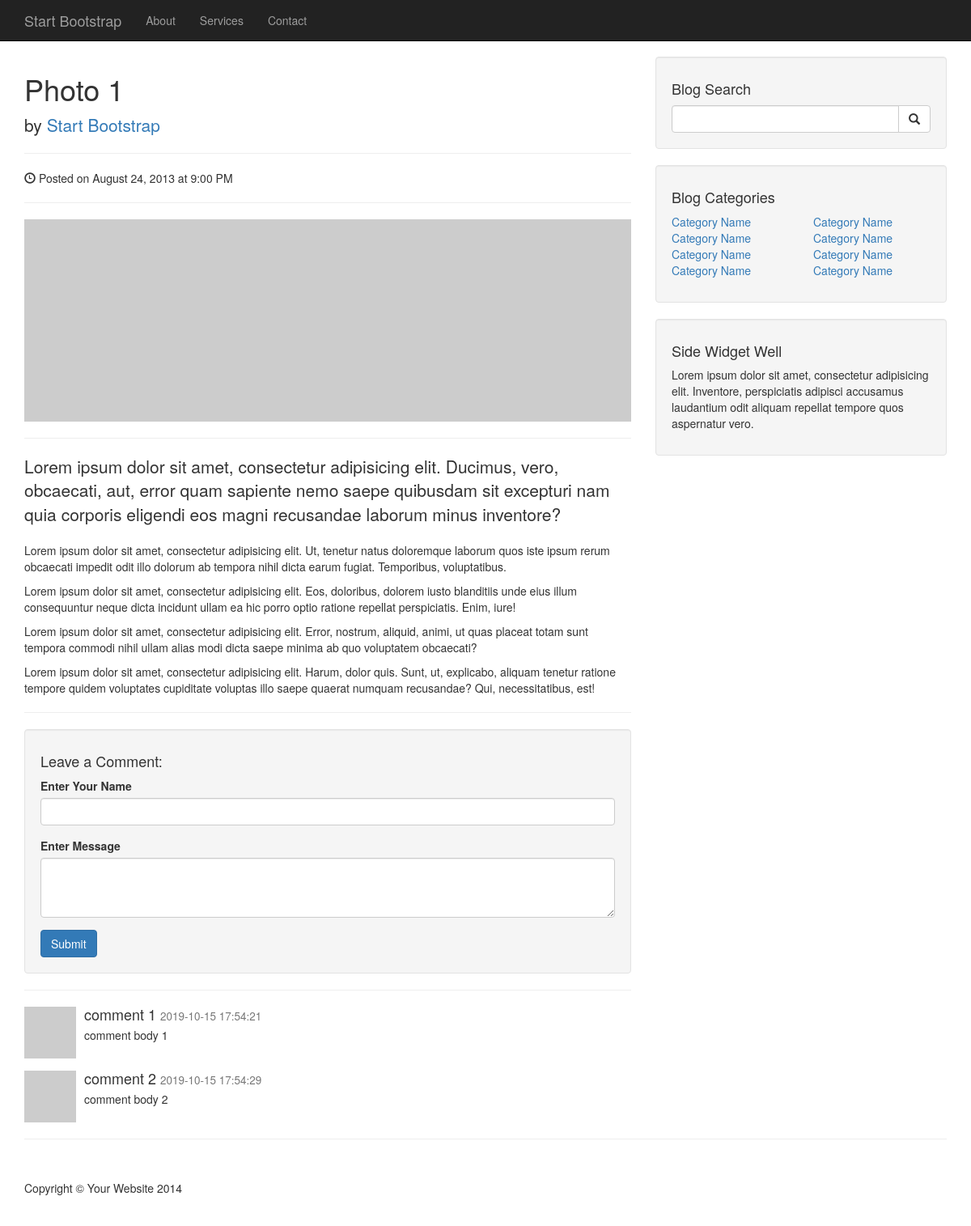
The app's page /photo.php?id=9 with its own data.
### tables this page shows
CREATE TABLE IF NOT EXISTS `photos` (
  `id` int(255) NOT NULL AUTO_INCREMENT,
  `title` varchar(255) NOT NULL,
  `description` text NOT NULL,
  `filename` varchar(255) NOT NULL,
  `caption` varchar(255) NOT NULL,
  `alternate_text` varchar(255) NOT NULL,
  `type` varchar(255) NOT NULL,
  `size` int(255) NOT NULL,
  PRIMARY KEY (`id`)
);

CREATE TABLE IF NOT EXISTS `comments` (
  `id` int(11) NOT NULL AUTO_INCREMENT,
  `photo_id` int(11) NOT NULL,
  `author` varchar(255) NOT NULL,
  `body` longtext NOT NULL,
  `datetime` datetime NOT NULL DEFAULT CURRENT_TIMESTAMP,
  PRIMARY KEY (`id`),
  KEY `photo_id` (`photo_id`)
);

### admin/includes/database.php (called while the page is built, shortened)
<?php
class Database{
	public $connection;
	public function open_db_connection(){
		$this->connection = new mysqli(DB_HOST,DB_USER,DB_PASS,DB_NAME);
	}
	public function query($sql){
		$result = $this->connection->query($sql);
		return $result;
	}
	public function escape_string($string){
		return $this->connection->real_escape_string(trim($string));
	}
}
$database = new Database();
?>

### admin/includes/db_object.php (called while the page is built, shortened)
<?php
class Db_object{
	public static function find_by_id($id){
	   $result_set_array = static::find_by_query("SELECT * FROM `".static::$db_table."` where `id` = '{$id}'");
	 return !empty($result_set_array) ? array_shift($result_set_array) : false;
	}
	public static function find_by_query($sql){
	    global $database;
		$result_set = $database->query($sql);
	    $object_array = array();
	    while($fh_row = mysqli_fetch_assoc($result_set)){
	        $object_array[]= static::instantiation($fh_row);
	    }
	    return $object_array;
	}
	public static function instantiation($the_record){
	   $thisObject = new $calling_class;
	    foreach($the_record as $the_attribute=>$value){
	        if($thisObject->has_the_attr($the_attribute)){
	                $thisObject->$the_attribute = $value;
	        }
	    }
	    return $thisObject;
	}
	private function has_the_attr($the_attribute){
	    $object_vars = get_object_vars($this);
	    return array_key_exists($the_attribute, $object_vars);
	}
}
?>

### admin/includes/functions.php (called while the page is built, shortened)
<?php
spl_autoload_register(function($class){
	$class = strtolower($class);
	$path = __DIR__.DIRECTORY_SEPARATOR."{$class}.php";
});
?>

### admin/includes/comment.php (called while the page is built, shortened)
<?php
class Comment extends Db_object{
    protected static $db_table = "comments";
    public static function find_the_comments($photo_id = 0){
        global $database;
        $photo_id = $database->escape_string($photo_id);
        $sql="SELECT * FROM ".self::$db_table." where `photo_id` = '{$photo_id}' order by `id` ASC ";
        return self::find_by_query($sql);
    }
}
?>

### photo.php (the view, shortened to what this page needs)
<?php
$photo = Photo::find_by_id($_GET["id"]);
$allcomments = Comment::find_the_comments($photo->id);
?><!DOCTYPE html>
<html lang="en">
<head>
    <link href="css/bootstrap.min.css" rel="stylesheet">
    <link href="css/blog-post.css" rel="stylesheet">
</head>
<body>
    <nav class="navbar navbar-inverse navbar-fixed-top" role="navigation">
        <div class="container">
            <div class="navbar-header">
                <a class="navbar-brand" href="#">Start Bootstrap</a>
            </div>
            <div class="collapse navbar-collapse" id="bs-example-navbar-collapse-1">
                <ul class="nav navbar-nav">
                    <li>
                        <a href="#">About</a>
                    </li>
                    <li>
                        <a href="#">Services</a>
                    </li>
                    <li>
                        <a href="#">Contact</a>
                    </li>
                </ul>
            </div>
        </div>
    </nav>
    <div class="container">
        <div class="row">
            <div class="col-lg-8">
                <h1><?=$photo->title; ?></h1>
                <p class="lead">
                    by <a href="#">Start Bootstrap</a>
                </p>
                <hr>
                <p><span class="glyphicon glyphicon-time"></span> Posted on August 24, 2013 at 9:00 PM</p>
                <hr>
                <img class="img-responsive" src="http://placehold.it/900x300" alt="">
                <hr>
                <p class="lead">Lorem ipsum dolor sit amet, consectetur adipisicing elit. Ducimus, vero, obcaecati, aut, error quam sapiente nemo saepe quibusdam sit excepturi nam quia corporis eligendi eos magni recusandae laborum minus inventore?</p>
                <p>Lorem ipsum dolor sit amet, consectetur adipisicing elit. Ut, tenetur natus doloremque laborum quos iste ipsum rerum obcaecati impedit odit illo dolorum ab tempora nihil dicta earum fugiat. Temporibus, voluptatibus.</p>
                <p>Lorem ipsum dolor sit amet, consectetur adipisicing elit. Eos, doloribus, dolorem iusto blanditiis unde eius illum consequuntur neque dicta incidunt ullam ea hic porro optio ratione repellat perspiciatis. Enim, iure!</p>
                <p>Lorem ipsum dolor sit amet, consectetur adipisicing elit. Error, nostrum, aliquid, animi, ut quas placeat totam sunt tempora commodi nihil ullam alias modi dicta saepe minima ab quo voluptatem obcaecati?</p>
                <p>Lorem ipsum dolor sit amet, consectetur adipisicing elit. Harum, dolor quis. Sunt, ut, explicabo, aliquam tenetur ratione tempore quidem voluptates cupiditate voluptas illo saepe quaerat numquam recusandae? Qui, necessitatibus, est!</p>
                <hr>
                <div class="well">
                    <h4>Leave a Comment:</h4>
                    <form role="form" method="POST" name="add_comment">
                        <div class="form-group">
                            <label for="author">Enter Your Name</label>
                            <input type="text" name="author" id="author" class="form-control">
                        </div>
                        <div class="form-group">
                            <label for="body">Enter Message</label>
                            <textarea class="form-control" rows="3" name="body" id="body"></textarea>
                        </div>
                        <button type="submit" class="btn btn-primary" name="submit">Submit</button>
                    </form>
                </div>
                <hr>
                <?php foreach($allcomments as $comment){ ?>
                    <div class="media">
                        <a class="pull-left" href="#">
                            <img class="media-object" src="http://placehold.it/64x64" alt="">
                        </a>
                        <div class="media-body">
                            <h4 class="media-heading"><?php echo $comment->author; ?>
                                <small><?php echo $comment->datetime; ?></small>
                            </h4>
                            <?php echo $comment->body; ?>
                        </div>
                    </div>
                <?php } ?>
            </div>
            <div class="col-md-4">
                <div class="well">
                    <h4>Blog Search</h4>
                    <div class="input-group">
                        <input type="text" class="form-control">
                        <span class="input-group-btn">
                            <button class="btn btn-default" type="button">
                                <span class="glyphicon glyphicon-search"></span>
                        </button>
                        </span>
                    </div>
                </div>
                <div class="well">
                    <h4>Blog Categories</h4>
                    <div class="row">
                        <div class="col-lg-6">
                            <ul class="list-unstyled">
                                <li><a href="#">Category Name</a>
                                </li>
                                <li><a href="#">Category Name</a>
                                </li>
                                <li><a href="#">Category Name</a>
                                </li>
                                <li><a href="#">Category Name</a>
                                </li>
                            </ul>
                        </div>
                        <div class="col-lg-6">
                            <ul class="list-unstyled">
                                <li><a href="#">Category Name</a>
                                </li>
                                <li><a href="#">Category Name</a>
                                </li>
                                <li><a href="#">Category Name</a>
                                </li>
                                <li><a href="#">Category Name</a>
                                </li>
                            </ul>
                        </div>
                    </div>
                </div>
                <div class="well">
                    <h4>Side Widget Well</h4>
                    <p>Lorem ipsum dolor sit amet, consectetur adipisicing elit. Inventore, perspiciatis adipisci accusamus laudantium odit aliquam repellat tempore quos aspernatur vero.</p>
                </div>
            </div>
        </div>
        <hr>
        <footer>
            <div class="row">
                <div class="col-lg-12">
                    <p>Copyright &copy; Your Website 2014</p>
                </div>
            </div>
        </footer>
    </div>
</body>
</html>

### css/blog-post.css (style rules this page uses)
body { padding-top: 70px; }
footer { margin: 50px 0; }

### records on screen
photos: title "Photo 1"
comments: author "comment 1", datetime "2019-10-15 17:54:21", body "comment body 1"
comments: author "comment 2", datetime "2019-10-15 17:54:29", body "comment body 2"
